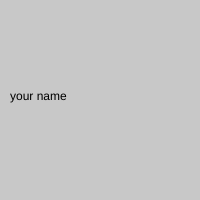
Frame 1 (no input)
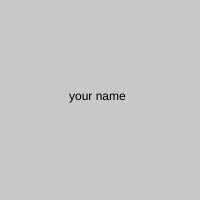
Frame 60 (no input)
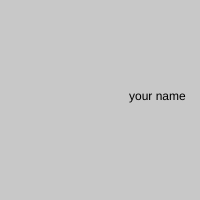
Frame 120 (the mouse pressed at the canvas centre since frame 60)

The p5.js sketch that drew these frames (run headless with seeded random() and noise() and a simulated clock; from frame 60 on, the mouse is pressed at the canvas centre):

// p5.js sketch
// ── sketch.js
let a_bgcolor = 200;
let a_button;
let a_input;
let a_x = 10;
let a_step = 1;

function setup() {
  createCanvas(200, 200);
  
  // Force DOM ui below canvas
  createP();
  
  a_button = createButton('changeColor');
  a_button.mousePressed(changeColor);
  
  createP();

  a_input = createInput('your name');
}

function changeColor() {
  a_bgcolor = random(255);
}

function draw() {
  background(a_bgcolor);
  
  text(a_input.value(), a_x, 100);
  
  a_x += a_step;
  if (a_x > width) {
    a_x = 0;
  }
}
